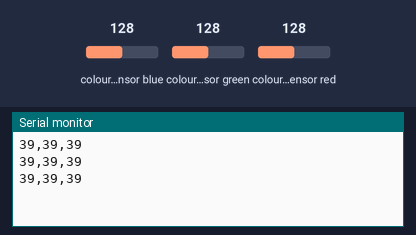
Recording of a sketch running on a simulated ESP8266 (NodeMCU). Parts: the last lines printed to the serial monitor. Wiring (inferred from the names in the program): TCS3200 colour sensor: output D5; S2 D3; S3 D4; S0 D6; S1 D7. The test bench sets the inputs (shaded band); at power-on: colour sensor blue 128, colour sensor green 128, colour sensor red 128.

Above: at 1.2 s.
1.3 s: colour sensor blue set to 5
At 2.0 s:
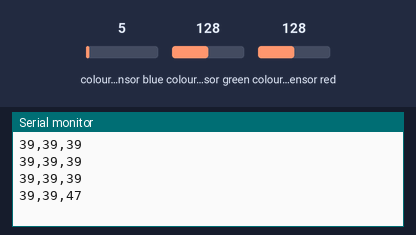
2.8 s: colour sensor green set to 5
At 3.6 s:
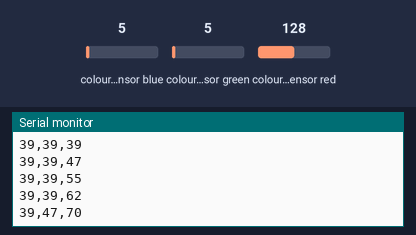
4.3 s: colour sensor red set to 5
At 4.3 s:
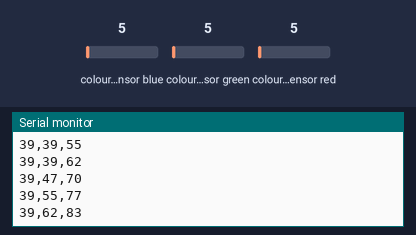
Timing chart, 0 to 7.3 s (numbered marks = the images above; inputs shaded):
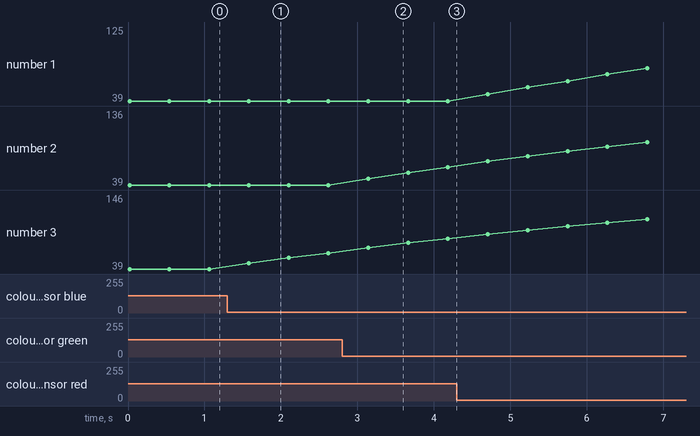

Measured:
- after the input at 1.3 s, the serial monitor: prints a new line after 0.28 s (image 1)
- after the input at 2.8 s, the serial monitor: prints a new line after 0.34 s (image 2)
- plotted number 3: 39 → 62 after the input at 1.3 s

The sketch:

2_iobColorFilter.ino
```cpp
/***************************************************
  Internet of Bananas
  A critical design project to collect data from bananas

  IoB is developed by Artur Cordeiro + Mattia Thibault
  https://github.com/Internet-of-Bananas
  Fortaleza / Tampere, 2021.

  *** IoB Color test - filter EWMA ***
  This skectch filter the color reading using
  "Exponentially Weighted Moving Average" (EWMA) to decrease noise.
  https://en.wikipedia.org/wiki/Moving_average

  In the code is used the library EWMA from jonnieZG,
  https://github.com/jonnieZG/EWMA.

*/

// *** Setup parameters for the Color Sensor TCS3200 ***
// Create the variable to define the pins
const int s0 = D6;    // Set the pin S0 on the NodeMCU.
const int s1 = D7;    // Set the pin S1 on the NodeMCU.
const int s2 = D3;    // Set the pin S2 on the NodeMCU.
const int s3 = D4;    // Set the pin S3 on the NodeMCU.
const int out = D5;   // Set the pin Output on the NodeMCU.

int red;      // The variable to receive the pulse width value of red.
int green;    // The variable to receive the pulse width value of green.
int blue;     // The variable to receive the pulse width value of blue.

//  Add the library Exponentially Weighted Moving Average.
#include <Ewma.h>

//  Create the filter from red, green and blue,
//  and set the respective smoothing factor,
//  in range from 0 to 1, higher the value, less smoothing.
Ewma fR(0.05);   // Creates the EWMA filter for the red value.
Ewma fG(0.05);   // Creates the EWMA filter for the green value.
Ewma fB(0.05);   // Creates the EWMA filter for the blue value.

int redFiltered;    // The variable to receive the filtered value of red.
int greenFiltered;  // The variable to receive the filtered value of green.
int blueFiltered;   // The variable to receive the filtered value of blue.


void setup()
{
  Serial.begin(9600); // Begin the serial communication, to print information in the Serial Monitor.

  // Define the "s" pins from the Color Sensor as outputs.
  pinMode(s0, OUTPUT);
  pinMode(s1, OUTPUT);
  pinMode(s2, OUTPUT);
  pinMode(s3, OUTPUT);
  // And the output from the Color Sensor as an input pin.
  pinMode(out, INPUT);

  // The s0 and s1 pins set the output frequency scale of the Color Sensor.
  // The output scale can be set to 2%, 20% and 100%,
  // that will result in diferent numeric range.
  // In the IoB project it's used 20%.
  digitalWrite(s0, HIGH);
  digitalWrite(s1, LOW);
}
void loop() {

  color(); // Function to update the variables red, green and blue with the respectives Pulse Width values.

  redFiltered = fR.filter(red); // Apply the red filter to the red value.
  greenFiltered = fG.filter(green); // Apply the green filter to the red value.
  blueFiltered = fB.filter(blue); // Apply the blue filter to the red value.

  // Print in the Serial Monitor the filtered values of red, green and blue.
  // To calibrate the sensor, use it with a white paper and take note of the lowest values, from red, green and blue.
  // Repeat the proceadure with a black paper, and take note of the highest values, from red, green and blue.
  // These numbers will be necessary for a more accurate color measurement.
  Serial.print(redFiltered);
  Serial.print(",");
  Serial.print(greenFiltered);
  Serial.print(",");
  Serial.println(blueFiltered);


  // Print in the Serial Monitor the raw values of red, green and blue.
  //  Serial.print(red);
  //  Serial.print(",");
  //  Serial.print(green);
  //  Serial.print(",");
  //  Serial.println(blue);

  delay(500); // Pause.
}


// The function to get the Pulse Width values.
void color() {
  // Select the red photodiode
  digitalWrite(s2, LOW);
  digitalWrite(s3, LOW);
  // Count in microseconds the pulse width for the red frequency.
  red = pulseIn(out, HIGH); // Update red variable with the time it goes from HIGH to LOW.

  delay(10); // Pause.

  // Select the green photodiode
  digitalWrite(s2, HIGH);
  digitalWrite(s3, HIGH);
  // Count in microseconds the pulse width for the green frequency.
  green = pulseIn(out, HIGH);// Update green variable with the time it goes from HIGH to LOW.

  delay(10); // Pause.

  // Select the blue photodiode
  digitalWrite(s2, LOW);
  digitalWrite(s3, HIGH);
  // Count in microseconds the pulse width for the blue frequency.
  blue = pulseIn(out, HIGH);// Update blue variable with the time it goes from HIGH to LOW.
}
```
